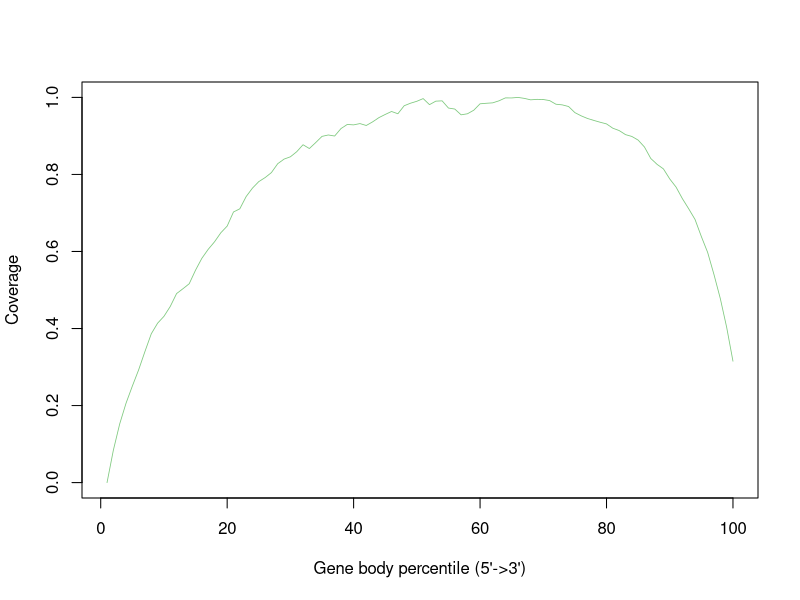

The R source for this figure:
SHAM_24Hr_SRR12108295.gencode.Aligned.sortedByCoord.out <- c(0.0,0.08412969205226833,0.15218737565232504,0.20587355528011672,0.2504415914672911,0.29275661929830177,0.34053905717591854,0.3863932199358766,0.41389492364195185,0.43159700147730756,0.457335083538769,0.4907441879610869,0.5032102853536162,0.5163267639646727,0.5515726693529576,0.5823711014859976,0.6056009623080758,0.6251050809317558,0.6486642486999237,0.6659107852598551,0.7025974085372826,0.7107825156306457,0.742545085322515,0.7645016259530463,0.7814115376347529,0.7918121486820862,0.8049194798779735,0.8279819430024561,0.8398379078032026,0.8458084256841123,0.8589907656843867,0.8771447258290989,0.8672499668406201,0.8826908036461597,0.898820440813937,0.9024775773985666,0.8997498181951236,0.9190975160194108,0.9298137128900801,0.9286812628921383,0.932042937966804,0.9271042485169754,0.9364583952689569,0.9475048138272327,0.955764929724983,0.9634515026916269,0.9575642262887565,0.9784066117516843,0.9849396956654973,0.9899579676272977,0.9969420191089503,0.9812157829501329,0.9902534291372616,0.991085843917655,0.9723684029985227,0.9698135299417767,0.9547925594925014,0.9574809848107171,0.9666933466275767,0.9834203100059001,0.9847704684848679,0.9858827941694376,0.9912011013487864,0.9987248503254192,0.9986205697924909,1.0,0.9974881197945491,0.9937202994863726,0.9949167813904986,0.9945408226270461,0.9917517757419697,0.9823098138043642,0.9806239451886883,0.9763612497198604,0.9604813369862011,0.9520885835684981,0.9452435727974168,0.9402243860940994,0.9355024903837798,0.9312269885337151,0.9199957921890222,0.9139145905845656,0.9033877452078979,0.8986923770015688,0.8891845536747454,0.8712748295150498,0.8414643182202789,0.8261241029816,0.8144364506199661,0.7883599141972457,0.7671616942842376,0.7371700641691175,0.7108163610667716,0.6832030588956326,0.638745706432005,0.597402134091959,0.5399435604484063,0.4776789348749777,0.4034147300826469,0.3151961434497647)


pdf("/athena/angsd/scratch/pes4008/project/QC/rseqc/SHAM_24Hr_SRR12108295.geneBodyCoverage.curves.pdf")
x=1:100
icolor = colorRampPalette(c("#7fc97f","#beaed4","#fdc086","#ffff99","#386cb0","#f0027f"))(1)
plot(x,SHAM_24Hr_SRR12108295.gencode.Aligned.sortedByCoord.out,type='l',xlab="Gene body percentile (5'->3')", ylab="Coverage",lwd=0.8,col=icolor[1])
dev.off()
